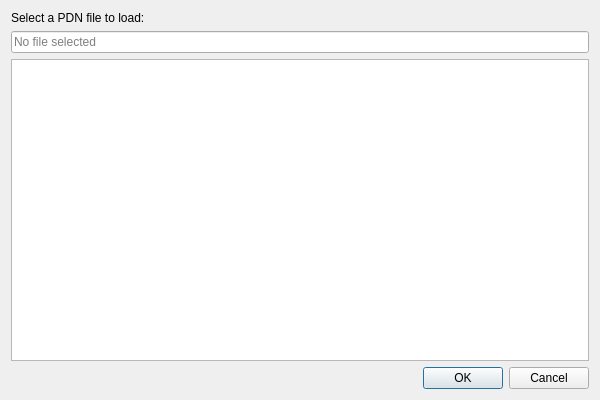
<?xml version="1.0" encoding="UTF-8"?>
<ui version="4.0">
 <class>LoadGameDialog</class>
 <widget class="QDialog" name="LoadGameDialog">
  <property name="geometry">
   <rect>
    <x>0</x>
    <y>0</y>
    <width>600</width>
    <height>400</height>
   </rect>
  </property>
  <property name="windowTitle">
   <string>Load Game</string>
  </property>
  <layout class="QVBoxLayout" name="verticalLayout">
   <item>
    <widget class="QLabel" name="label">
     <property name="text">
      <string>Select a PDN file to load:</string>
     </property>
    </widget>
   </item>
   <item>
    <widget class="QLineEdit" name="fileNameLineEdit">
     <property name="readOnly">
      <bool>true</bool>
     </property>
     <property name="placeholderText">
      <string>No file selected</string>
     </property>
    </widget>
   </item>
   <item>
    <widget class="QListView" name="fileListView"/>
   </item>
   <item>
    <widget class="QDialogButtonBox" name="buttonBox">
     <property name="orientation">
      <enum>Qt::Horizontal</enum>
     </property>
     <property name="standardButtons">
      <set>QDialogButtonBox::Cancel|QDialogButtonBox::Ok</set>
     </property>
    </widget>
   </item>
  </layout>
 </widget>
 <resources/>
</ui>
